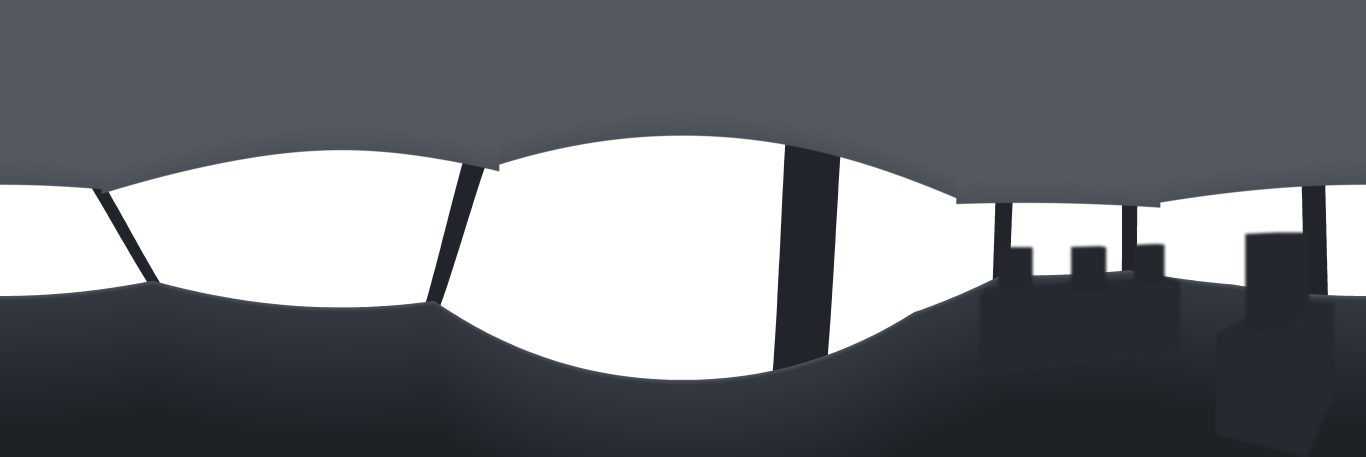
#> input picture assets/pano2.png, 4096 x 1369 px (shown at 1/3 size)
$ python hrround.py ../assets/pano2.png ../assets/pano3.png
#> lines starting #> are read from the running program, lines starting #| are printed output that depends on the picture
# 把全景图里方方的座椅头枕改圆：上面两个角做成大圆角，顶部略微拱起，再加一点上亮下暗的明暗，看起来是圆鼓鼓的软头枕
import sys,math
from PIL import Image
src,dst=sys.argv[1],sys.argv[2]
im=Image.open(src).convert('RGBA');px=im.load();W,H=im.size
#> further down, im is the input picture: PIL image 4096x1369 RGBA; mean R, G, B, A 45.3, 48.5, 53.7, 186.1
#> after `W, H = im.size`: W = 4096; H = 1369
def top(x):
    g=None
    for y in range(560,900):
        a=px[x,y][3]
        if g is None:
            if a<10:g=y
        elif a>128:return y
    return None
HRS=[(3033,3105),(3212,3320),(3411,3500),(3732,3908)]
for x0,x1 in HRS:
    cols=[x for x in range(x0,x1+1) if top(x) and top(x)>640 and px[x,top(x)-14][3]<10]
    if not cols:continue
    a,b=min(cols),max(cols);w=b-a;yT=min(top(x) for x in cols);r=w*.42
    print('headrest',a,b,'top',yT,'r',round(r))
    for x in list(range(a-12,a))+list(range(b+1,b+13)):      # 原来方头枕两边的半透明柔边，圆角以上的部分清掉
        if px[x,yT-16][3]>10:continue
        for y in range(yT-16,int(yT+r)):
            if px[x,y][3]<235:px[x,y]=(0,0,0,0)
    for x in cols:
        t0=top(x);dx=max(0,(a+r)-x,x-(b-r));nt=yT+ (r-math.sqrt(max(0,r*r-dx*dx)))*1.0
        for y in range(t0-12,int(nt)+1):px[x,y]=(0,0,0,0)
        # 抗锯齿：新边缘那一个像素半透明
        fy=int(nt)+1;fr=nt-int(nt)
        if fy<H and px[x,fy][3]>0:c=px[x,fy];px[x,fy]=(c[0],c[1],c[2],int(255*(1-fr*.8)))
        # 明暗：顶部稍亮、往下渐暗，左右两边也稍暗，像圆鼓的头枕
        hh=int(w*1.0)
        for y in range(int(nt)+2,min(H,int(nt)+2+hh)):
            c=px[x,y]
            if c[3]<200:continue
            k=(y-nt)/hh;side=abs((x-(a+b)/2)/(w/2))
            d=int((10-14*side**3)*max(0,1-k)**1.5)
            px[x,y]=(max(0,min(255,c[0]+d)),max(0,min(255,c[1]+d)),max(0,min(255,c[2]+d)),c[3])
#> this loop made 4 passes
#> (a, b, w, yT, r) on passes 1 to 4: (3033, 3105, 72, 742, 30.24), (3214, 3317, 103, 739, 43.26), (3412, 3492, 80, 732, 33.6), (3736, 3906, 170, 697, 71.4)
#| headrest 3033 3105 top 742 r 30
#| headrest 3214 3317 top 739 r 43
#| headrest 3412 3492 top 732 r 34
#| headrest 3736 3906 top 697 r 71
im.save(dst)
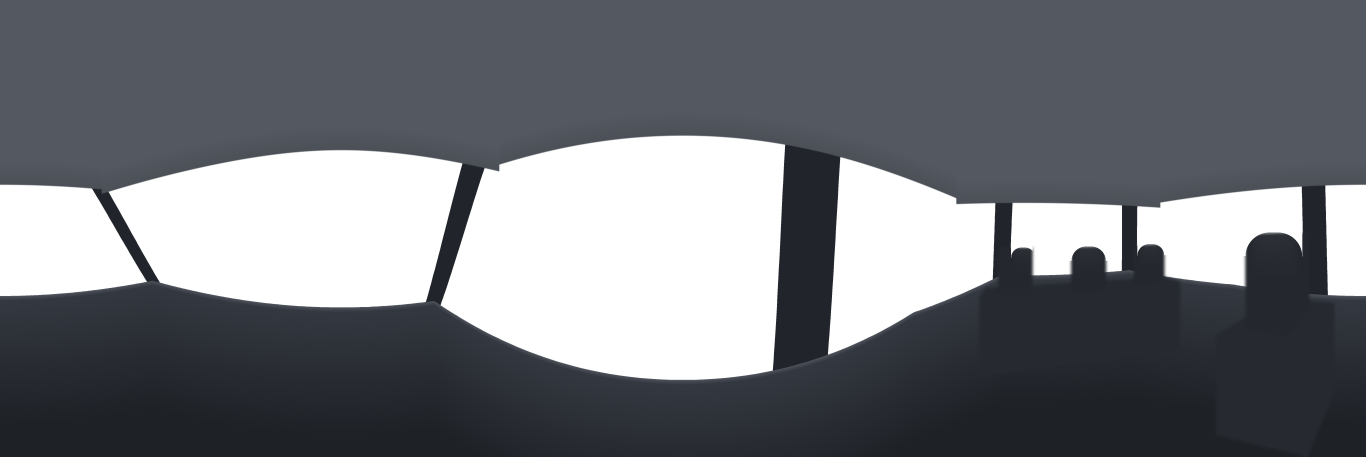
#> saved as pano3.png: PIL image 4096x1369 RGBA (shown at 1/3 size); mean R, G, B, A 45.2, 48.4, 53.6, 185.9; transparent parts drawn white
